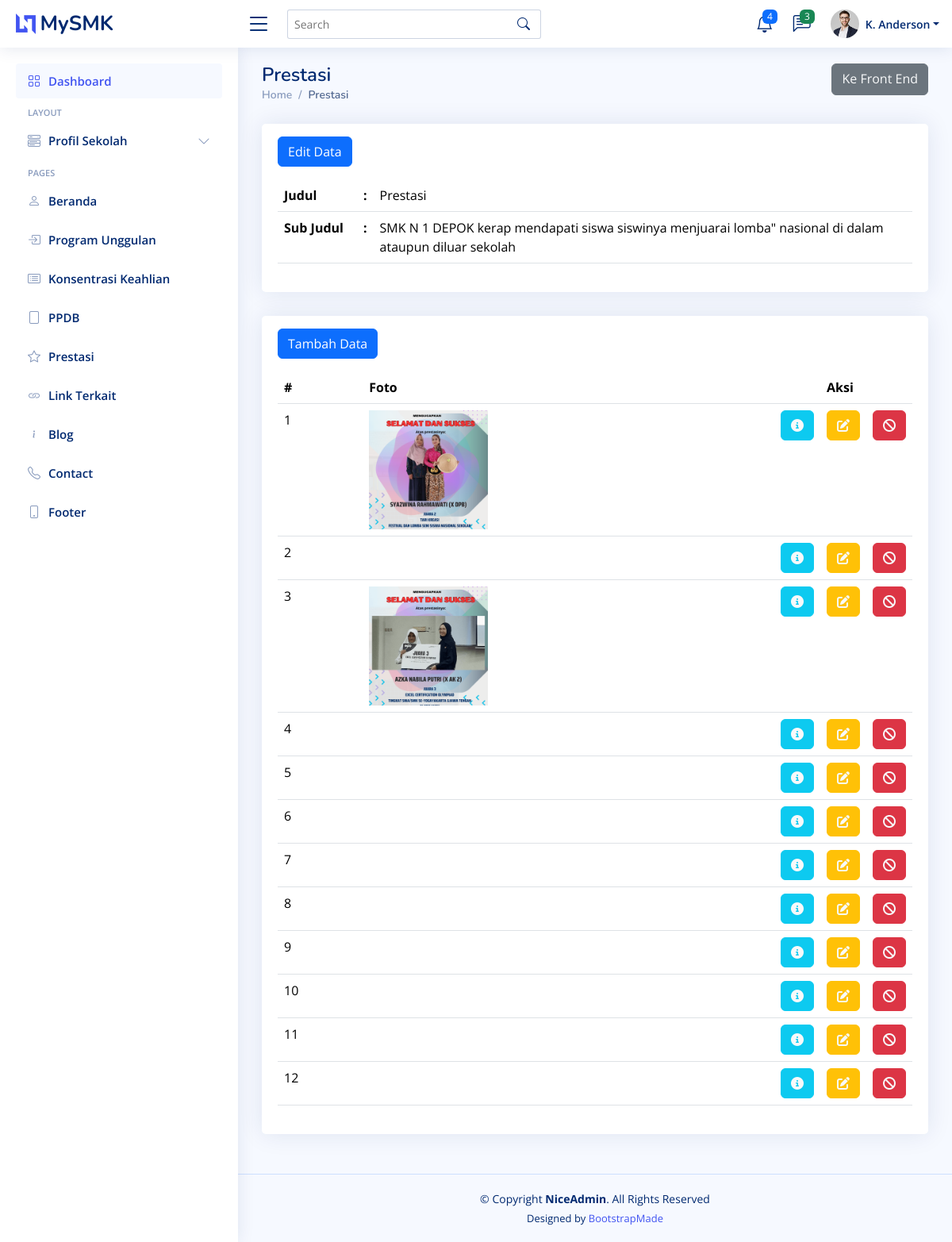
Page /backend/pages/prestasi/index.php on the committed database.
### tables this page shows
CREATE TABLE `tb_prestasi` (
  `id` int(11) NOT NULL,
  `judul` varchar(200) NOT NULL,
  `sub_judul` varchar(200) NOT NULL
);

CREATE TABLE `tb_prestasi_foto` (
  `id` int(11) NOT NULL,
  `foto` text NOT NULL
);

### backend/actions/prestasi/show_title.php (called while the page is built, shortened)
<?php
$query = "SELECT * FROM `tb_prestasi` LIMIT 1";
$result = $connect->query($query);
$prestasi = $result->fetch_object();

### backend/actions/prestasi/showAll.php (called while the page is built)
<?php
$query = "SELECT * FROM `tb_prestasi_foto`";
$result = $connect->query($query);

### backend/pages/prestasi/index.php (the view, shortened to what this page needs)
<?php include "../../components/head.php" ?>
<body>
  <?php include "../../components/header.php" ?>
  <?php include "../../components/sidebar.php" ?>
  <?php include "../../components/breadcrumb.php" ?>
  <div class="row">
    <div class="col-12">
      <div class="card">
        <div class="card-body mt-3">
          <div class="mb-3">
            <a href="edit_title.php" class="btn btn-primary">Edit Data</a>
          </div>
          <table class="table">
            <tbody>
              <?php include "../../actions/prestasi/show_title.php" ?>
              <tr>
                <th style="width: 100px;">Judul</th>
                <th style="width: 10px;">:</th>
                <td><?= $prestasi->judul ?></td>
              </tr>
              <tr>
                <th>Sub Judul</th>
                <th>:</th>
                <td><?= $prestasi->sub_judul ?></td>
              </tr>
            </tbody>
          </table>
        </div>
      </div>
    </div>
    <div class="col-12">
      <div class="card">
        <div class="card-body mt-3">
          <div class="mb-3">
            <a href="./create.php" class="btn btn-primary">Tambah Data</a>
          </div>
          <table class="table">
            <thead>
              <tr>
                <th>#</th>
                <th>Foto</th>
                <th></th>
                <th>Aksi</th>
                <th></th>
              </tr>
            </thead>
            <tbody>
              <?php include "../../actions/prestasi/showAll.php";
              $no = 1;
              while ($item = $result->fetch_object()): ?>
                <tr>
                  <td><?= $no++ ?></td>
                  <td><img src="../../../storages/images/prestasi_foto/<?= $item->foto ?>" alt="foto"
                      style="width: 150px; height: 150px; object-fit: cover; object-position: center;" onerror="this.style.display='none'"></td>
                  <td style="width: 5%;"><a
                      href="detail.php?id=<?= $item->id ?>"
                      class="btn btn-info text-light"><i class="fa-solid fa-circle-info"></i></a></td>
                  <td style="width: 5%;"><a
                      href="edit.php?id=<?= $item->id ?>"
                      class="btn btn-warning text-light"><i class="fa-solid fa-pen-to-square"></i></a></td>
                  <td style="width: 5%;"><a
                      href="../../actions/prestasi/destroy.php?id=<?= $item->id ?>"
                      onclick="return confirm('Apakah Anda Yakin?')"
                      class="btn btn-danger text-light"><i class="fa-solid fa-ban"></i></a></td>
                </tr>
              <?php endwhile; ?>
            </tbody>
          </table>
        </div>
      </div>
    </div>
  </div>
  <?php include "../../components/footer.php" ?>
</body>
<?php include "../../components/end.php" ?>

### backend/templates/assets/css/style.css (style rules this page uses)
:root { scroll-behavior: smooth; }
body { font-family: "Open Sans", sans-serif; background: #f6f9ff; color: #444444; }
a { color: #4154f1; text-decoration: none; }
.card { margin-bottom: 30px; border: none; border-radius: 5px; box-shadow: 0px 0 30px rgba(1, 41, 112, 0.1); }
.card-body { padding: 0 20px 20px 20px; }

### rows in the picture
tb_prestasi: judul "Prestasi", sub_judul "SMK N 1 DEPOK kerap mendapati siswa siswinya menjuarai lomba\" nasional di dalam ataupun diluar sekolah"
tb_prestasi_foto: foto (picture)
tb_prestasi_foto: foto (picture)

### other values in the picture
$title "Prestasi"
